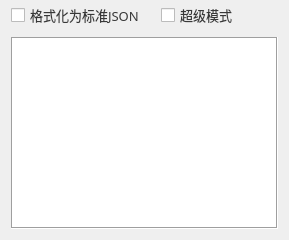
                           <widget class="QWidget" name="widget_2" native="true">
                            <property name="font">
                             <font>
                              <stylestrategy>PreferAntialias</stylestrategy>
                             </font>
                            </property>
                            <layout class="QVBoxLayout" name="verticalLayout_4">
                             <property name="spacing">
                              <number>7</number>
                             </property>
                             <property name="topMargin">
                              <number>0</number>
                             </property>
                             <item>
                              <widget class="QWidget" name="widget_4" native="true">
                               <property name="minimumSize">
                                <size>
                                 <width>0</width>
                                 <height>30</height>
                                </size>
                               </property>
                               <property name="styleSheet">
                                <string notr="true">color: rgb(56, 56, 56);</string>
                               </property>
                               <layout class="QHBoxLayout" name="horizontalLayout_16">
                                <property name="leftMargin">
                                 <number>0</number>
                                </property>
                                <property name="topMargin">
                                 <number>0</number>
                                </property>
                                <property name="rightMargin">
                                 <number>0</number>
                                </property>
                                <property name="bottomMargin">
                                 <number>0</number>
                                </property>
                                <item>
                                 <widget class="QCheckBox" name="checkBox_show_json">
                                  <property name="maximumSize">
                                   <size>
                                    <width>16777215</width>
                                    <height>30</height>
                                   </size>
                                  </property>
                                  <property name="font">
                                   <font>
                                    <family>OPPOSans B</family>
                                    <pointsize>10</pointsize>
                                    <stylestrategy>PreferAntialias</stylestrategy>
                                   </font>
                                  </property>
                                  <property name="toolTip">
                                   <string>若显示json解析错误，请取消勾选后再试  注意：JSON不支持int64,勾选标准格式化后大于15位需要注意是否丢失精度</string>
                                  </property>
                                  <property name="styleSheet">
                                   <string notr="true">QToolTip {
color: rgb(255, 255, 255);
background-color: rgb(108, 117, 125, 65);
border-radius: 2px;
}</string>
                                  </property>
                                  <property name="text">
                                   <string>格式化为标准JSON</string>
                                  </property>
                                  <property name="checked">
                                   <bool>false</bool>
                                  </property>
                                 </widget>
                                </item>
                                <item>
                                 <spacer name="horizontalSpacer_3">
                                  <property name="orientation">
                                   <enum>Qt::Horizontal</enum>
                                  </property>
                                  <property name="sizeType">
                                   <enum>QSizePolicy::Fixed</enum>
                                  </property>
                                  <property name="sizeHint" stdset="0">
                                   <size>
                                    <width>10</width>
                                    <height>20</height>
                                   </size>
                                  </property>
                                 </spacer>
                                </item>
                                <item>
                                 <widget class="QCheckBox" name="checkBox_super">
                                  <property name="maximumSize">
                                   <size>
                                    <width>16777215</width>
                                    <height>30</height>
                                   </size>
                                  </property>
                                  <property name="font">
                                   <font>
                                    <family>OPPOSans B</family>
                                    <pointsize>10</pointsize>
                                    <stylestrategy>PreferAntialias</stylestrategy>
                                   </font>
                                  </property>
                                  <property name="toolTip">
                                   <string>字符串类型的数据中包含json数据，尝试对其格式化</string>
                                  </property>
                                  <property name="styleSheet">
                                   <string notr="true">QToolTip {
color: rgb(255, 255, 255);
background-color: rgb(108, 117, 125, 65);
border-radius: 2px;
}</string>
                                  </property>
                                  <property name="text">
                                   <string>超级模式</string>
                                  </property>
                                  <property name="checked">
                                   <bool>false</bool>
                                  </property>
                                 </widget>
                                </item>
                                <item>
                                 <spacer name="horizontalSpacer_30">
                                  <property name="orientation">
                                   <enum>Qt::Horizontal</enum>
                                  </property>
                                  <property name="sizeHint" stdset="0">
                                   <size>
                                    <width>40</width>
                                    <height>20</height>
                                   </size>
                                  </property>
                                 </spacer>
                                </item>
                               </layout>
                              </widget>
                             </item>
                             <item>
                              <widget class="QTextEdit" name="textEdit_data">
                               <property name="font">
                                <font>
                                 <family>Cascadia Code SemiBold</family>
                                 <pointsize>11</pointsize>
                                 <weight>7</weight>
                                 <italic>false</italic>
                                 <bold>false</bold>
                                </font>
                               </property>
                               <property name="styleSheet">
                                <string notr="true"/>
                               </property>
                               <property name="frameShape">
                                <enum>QFrame::Box</enum>
                               </property>
                               <property name="readOnly">
                                <bool>true</bool>
                               </property>
                               <property name="html">
                                <string>&lt;!DOCTYPE HTML PUBLIC &quot;-//W3C//DTD HTML 4.0//EN&quot; &quot;http://www.w3.org/TR/REC-html40/strict.dtd&quot;&gt;
&lt;html&gt;&lt;head&gt;&lt;meta name=&quot;qrichtext&quot; content=&quot;1&quot; /&gt;&lt;style type=&quot;text/css&quot;&gt;
p, li { white-space: pre-wrap; }
&lt;/style&gt;&lt;/head&gt;&lt;body style=&quot; font-family:'Cascadia Code SemiBold'; font-size:11pt; font-weight:56; font-style:normal;&quot;&gt;
&lt;p style=&quot;-qt-paragraph-type:empty; margin-top:0px; margin-bottom:0px; margin-left:0px; margin-right:0px; -qt-block-indent:0; text-indent:0px; font-weight:400;&quot;&gt;&lt;br /&gt;&lt;/p&gt;&lt;/body&gt;&lt;/html&gt;</string>
                               </property>
                              </widget>
                             </item>
                            </layout>
                           </widget>
